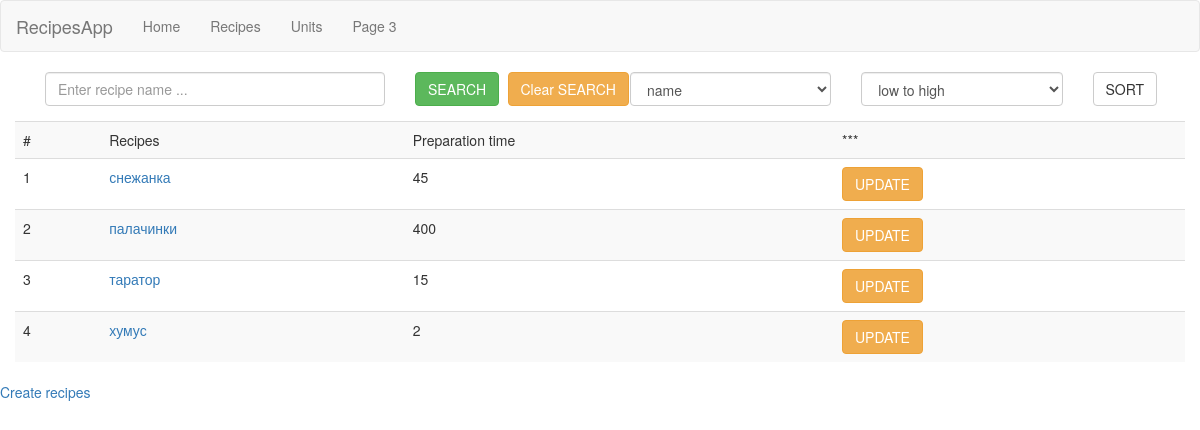
Page /recipes/index.php on the committed database.
### tables this page shows
CREATE TABLE `recipes` (
  `recipe_id` int(11) NOT NULL,
  `recipe_name` varchar(250) NOT NULL,
  `recipe_descr` text NOT NULL,
  `prep_time` int(11) NOT NULL,
  `meal_type_id` int(11) DEFAULT NULL,
  `date_added` date NOT NULL,
  `date_modified` datetime NOT NULL,
  `date_deleted` datetime DEFAULT NULL
);

### recipes/index.php (the view, shortened to what this page needs)
<?php
include '../includes/db_connect.php';
include '../includes/header_inner.php';
$read_query = "SELECT * FROM `recipes` WHERE `date_deleted` IS NULL";
$result = mysqli_query($conn, $read_query);
if( mysqli_num_rows($result) > 0 ){
	?>
	<div class="container">
		<div class="row">
			<div class="col-md-6">
				<form class="form-horizontal" method="post">
					<div class="col-md-8">
						<input type="text" name="search_string" class="form-control" value="<?php if(isset( $search )) { echo $search;} ?>" placeholder="Enter recipe name ...">
					</div>
					<div class="col-md-2">
						<input type="submit" class="btn btn-success" name="search" value="SEARCH">
					</div>
					<div class="col-md-2">
						<a href="index.php" class="btn btn-warning">Clear SEARCH</a>
					</div>
				</form>
			</div>
			<div class="col-md-6">
				<form class="form-horizontal" method="post">
					<div class="col-md-5">
						<select name="sort_by" id="" class="form-control">
							<option value="recipe_name">name</option>
						</select>
					</div>
					<div class="col-md-5">
						<select name="order" id="" class="form-control">
							<option value="asc">low to high</option>
						</select>
					</div>
					<div class="col-md-2">
						<input type="submit" class="btn btn-default" name="sort" value="SORT">
					</div>
				</form>
			</div>
		</div>
		<div class="row" style="margin-top: 15px">
			<table class="table table-striped">
				<tr>
					<td>#</td>
					<td>Recipes</td>
					<td>Preparation time</td>
					<td>***</td>
				</tr>
				<?php
				$num = 1;
				while($row = mysqli_fetch_assoc($result)){
					?>
					<tr>
						<td><?= $num ++?></td>
						<td><a title="виж рецептата" href="view_recipe.php?id=<?= $row['recipe_id'] ?>"><?= $row['recipe_name'] ?></a></td>
						<td><?= $row['prep_time'] ?></td>
						<td><a href="update.php?id=<?= $row['recipe_id'] ?>" class="btn btn-warning">UPDATE</a></td>
					</tr>
					<?php
				}
				?>
			</table>
		</div>
	</div>
	<?php
}
?>
<a href="create.php" title="">Create recipes</a>

### rows in the picture
recipes: recipe_name "снежанка", prep_time "45"
recipes: recipe_name "палачинки", prep_time "400"
recipes: recipe_name "таратор", prep_time "15"
recipes: recipe_name "хумус", prep_time "2"
